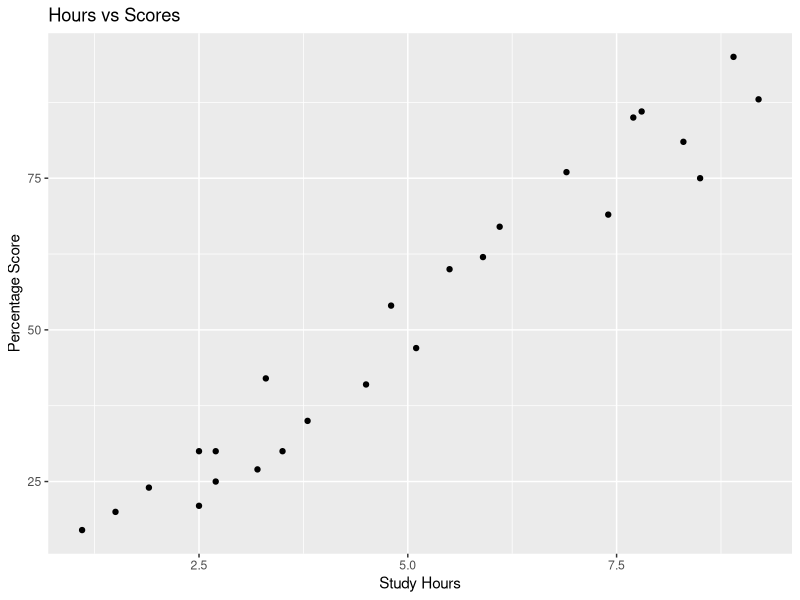
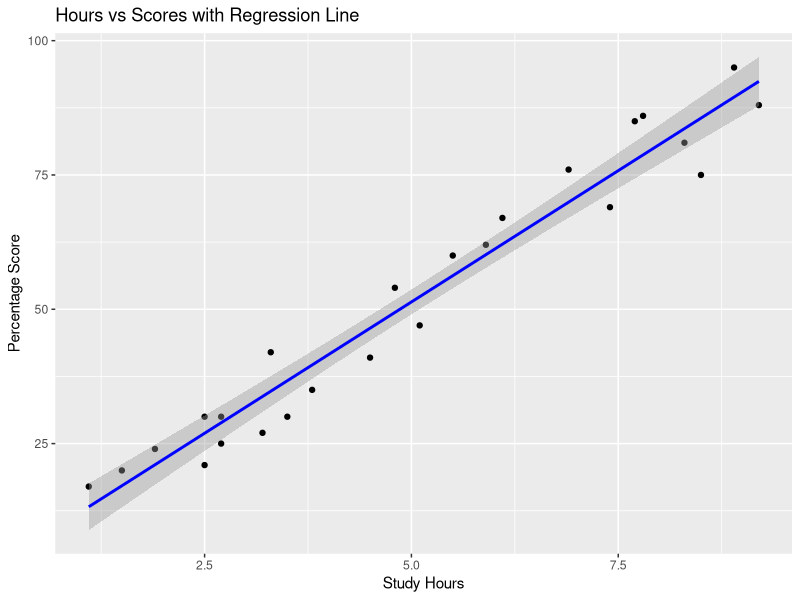
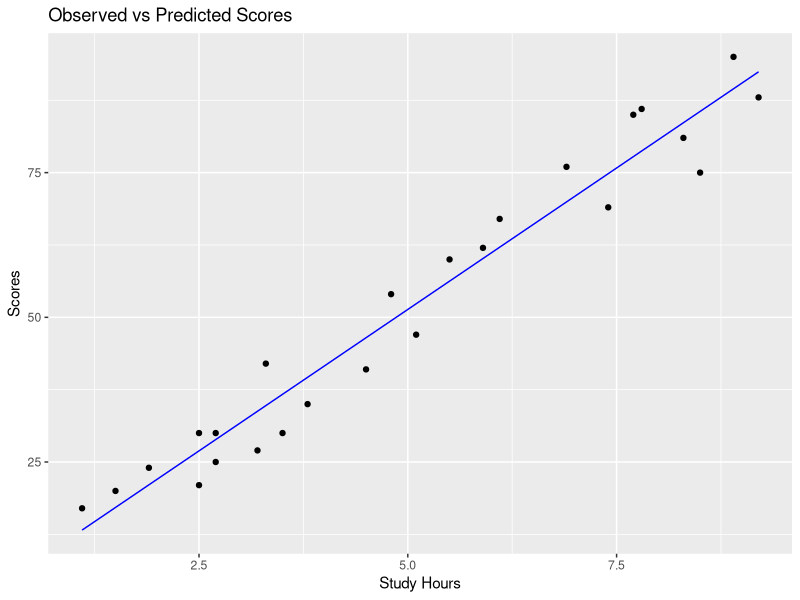

R code for these plots, in order:
## ---- chunk 1
knitr::opts_chunk$set(echo = TRUE)
library(readxl)
library(ggplot2)
## ---- chunk 2
Hours_Scores <- read_excel("Hours_Scores.xlsx")

# Print the first few rows of the data
head(Hours_Scores)
## ---- chunk 3
# View the first few rows of the data
head(Hours_Scores)

# Summary statistics
summary(Hours_Scores)

# Structure of the data
str(Hours_Scores)
## ---- chunk 4
ggplot(Hours_Scores, aes(x=Hours, y=Scores)) + 
  geom_point() + 
  labs(title="Hours vs Scores", x="Study Hours", y="Percentage Score")
## ---- chunk 5
model <- lm(Scores ~ Hours, data=Hours_Scores)

# Summary of the model
print(summary(model))

# Plot the regression line
ggplot(Hours_Scores, aes(x=Hours, y=Scores)) + 
  geom_point() + 
  geom_smooth(method="lm", col="blue") + 
  labs(title="Hours vs Scores with Regression Line", x="Study Hours", y="Percentage Score")
## ---- chunk 6
predicted_scores <- predict(model, newdata=Hours_Scores)

# Add predictions to the data frame
Hours_Scores$Predicted_Scores <- predicted_scores

# Calculate residuals
Hours_Scores$Residuals <- Hours_Scores$Scores - Hours_Scores$Predicted_Scores

# Print the first few rows to verify predictions and residuals
print(head(Hours_Scores))
## ---- chunk 7
ggplot(Hours_Scores, aes(x=Hours, y=Scores)) + 
  geom_point() + 
  geom_line(aes(y=Predicted_Scores), color="blue") + 
  labs(title="Observed vs Predicted Scores", x="Study Hours", y="Scores")
## ---- chunk 8
# Root Mean Squared Error (RMSE)
rmse <- sqrt(mean(Hours_Scores$Residuals^2))
print(paste("RMSE:", rmse))

# Mean Absolute Error (MAE)
mae <- mean(abs(Hours_Scores$Residuals))
print(paste("MAE:", mae))
## ---- chunk 9
new_data <- data.frame(Hours = 9.25)
predicted_score <- predict(model, newdata=new_data)
print(paste("Predicted score for a student who studies 9.25 hours per day:", predicted_score))
